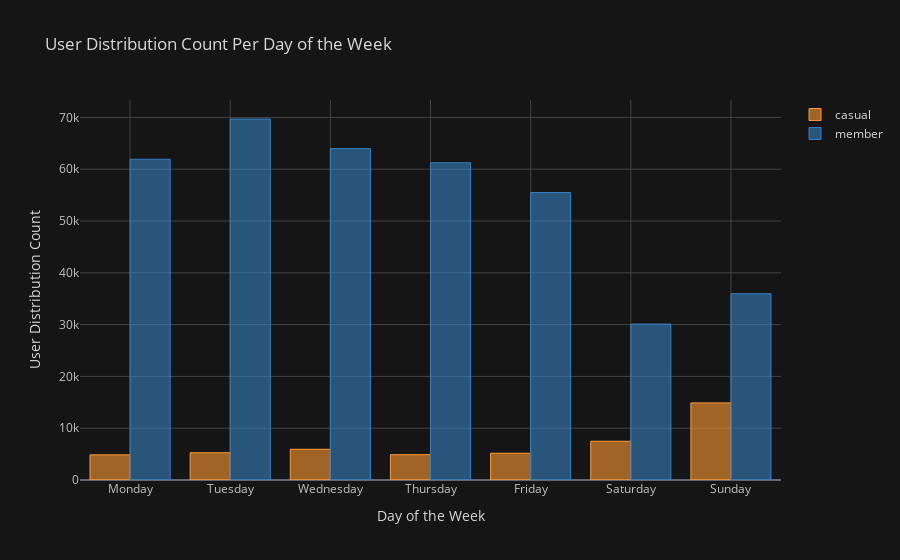

Here is the notebook cell this chart was saved with:
### Code cell
iplot(user_per_day.iplot(asFigure=True, title='User Distribution Count Per Day of the Week', kind='bar', theme='solar', 
                         xTitle='Day of the Week', yTitle='User Distribution Count'))

### Figure 1 — Plotly figure (JSON) as saved in the notebook; plotly's stock layout.template omitted (floating-point values rounded to 4 significant figures)
{"data": [{"marker": {"color": "rgba(255, 153, 51, 0.6)", "line": {"color": "rgba(255, 153, 51, 1.0)", "width": 1}}, "name": "casual", "orientation": "v", "text": "", "type": "bar", "x": ["Monday", "Tuesday", "Wednesday", "Thursday", "Friday", "Saturday", "Sunday"], "y": [4855, 5264, 5933, 4895, 5167, 7480, 14886]}, {"marker": {"color": "rgba(55, 128, 191, 0.6)", "line": {"color": "rgba(55, 128, 191, 1.0)", "width": 1}}, "name": "member", "orientation": "v", "text": "", "type": "bar", "x": ["Monday", "Tuesday", "Wednesday", "Thursday", "Friday", "Saturday", "Sunday"], "y": [61923, 69697, 63978, 61245, 55496, 30104, 35964]}], "layout": {"legend": {"bgcolor": "#151516", "font": {"color": "#D9D9D9"}}, "paper_bgcolor": "#151516", "plot_bgcolor": "#151516", "title": {"font": {"color": "#D9D9D9"}, "text": "User Distribution Count Per Day of the Week"}, "xaxis": {"gridcolor": "#434343", "showgrid": true, "tickfont": {"color": "#C2C2C2"}, "title": {"font": {"color": "#D9D9D9"}, "text": "Day of the Week"}, "zerolinecolor": "#666570"}, "yaxis": {"gridcolor": "#434343", "showgrid": true, "tickfont": {"color": "#C2C2C2"}, "title": {"font": {"color": "#D9D9D9"}, "text": "User Distribution Count"}, "zerolinecolor": "#666570"}}}
